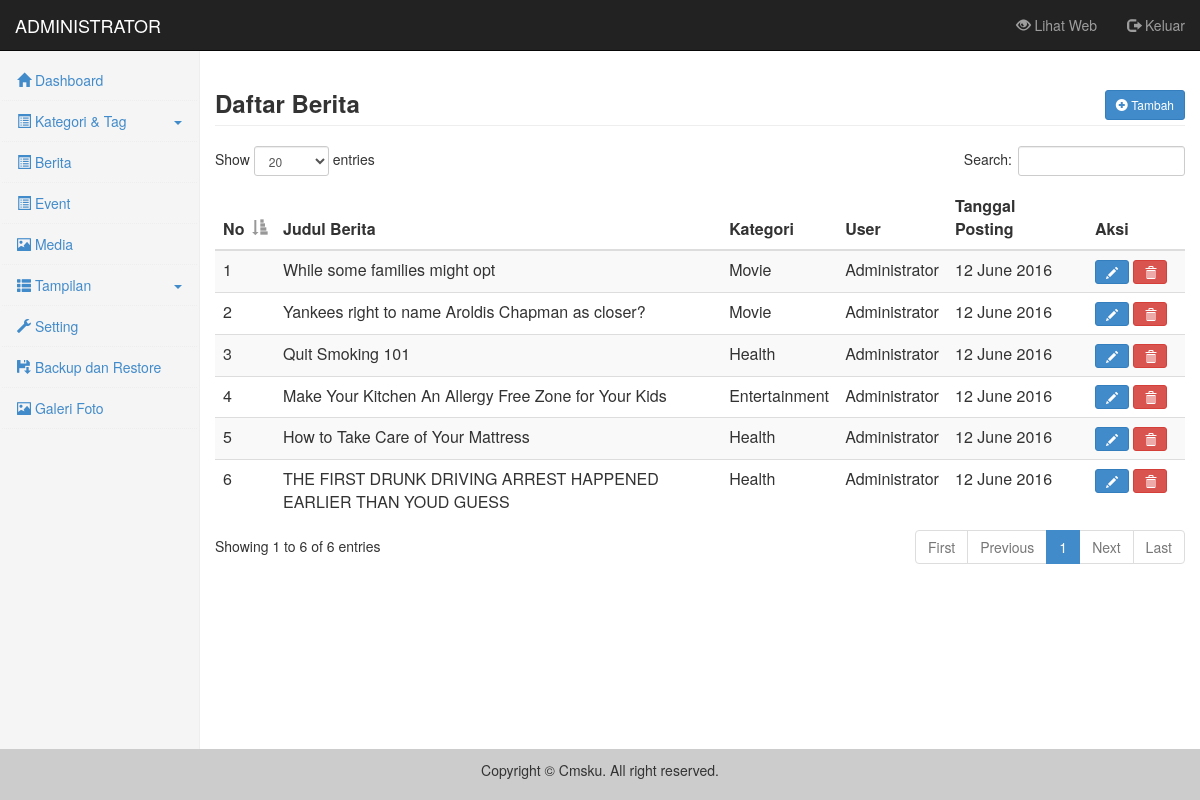
/admin/index.php?content=berita (signed in), run on the app's committed database.
### tables this page shows
CREATE TABLE IF NOT EXISTS `modul` (
`id_modul` int(5) NOT NULL,
  `judul` varchar(50) NOT NULL,
  `folder` varchar(50) NOT NULL,
  `menu` enum('N','Y') NOT NULL,
  `konten` enum('N','Y') NOT NULL,
  `widget` enum('N','Y') NOT NULL,
  `aktif` enum('Y','N') NOT NULL
);

CREATE TABLE IF NOT EXISTS `artikel` (
`id_artikel` int(10) NOT NULL,
  `judul` varchar(255) NOT NULL,
  `judul_seo` varchar(100) NOT NULL,
  `isi` text NOT NULL,
  `gambar` varchar(255) NOT NULL,
  `hari` varchar(20) NOT NULL,
  `tanggal` date NOT NULL,
  `jam` time NOT NULL,
  `id_user` int(5) NOT NULL,
  `kategori` int(5) NOT NULL,
  `tag` varchar(100) NOT NULL,
  `hits` int(10) NOT NULL
);

### library/function_table.php (the view)
<?php
function buka_tabel($judul){
	echo'<div class="table-responsive">
		<table class="table-data table table-striped" width="100%">
		<thead>
			<tr>
				<th style="width: 10px">No</th>';
	foreach($judul as $jdl){
		echo '<th>'.$jdl.'</th>';
	}
	echo'		<th style="width: 60px">Aksi</th>
			</tr>
		</thead>
		<tbody>';
}
function isi_tabel($no, $data, $link, $id, $edit=true, $hapus=true){
	echo'<tr>
			<td valign="top">'.$no.'</td>';
	foreach($data as $dt){
		echo'<td valign="top">'.$dt.'</td>';
	}
	echo'<td valign="top">';
	if($edit){
		echo'<a href="'.$link.'&show=form&id='.$id.'" class="btn btn-primary btn-sm">
				<i class="glyphicon glyphicon-pencil"></i>
			</a> ';
	}
	if($hapus){
		echo'<a href="'.$link.'&show=delete&id='.$id.'" class="btn btn-danger btn-sm">
				<i class="glyphicon glyphicon-trash"></i>
			</a>';
	}
	echo'</td>
		</tr>';
}
function tutup_tabel(){
	echo'		</tbody>
			</table>
		</div>';
}
?>

### library/function_menu.php (shortened to what this page needs)
<?php
function buat_menu($link, $ikon, $judul,  $leveluser=array("admin")){
	foreach($leveluser as $level){
		if($_SESSION['leveluser']==$level) echo'<li><a href="?content='.$link.'"><i class="glyphicon glyphicon-'.$ikon.'"></i> '.$judul.'</a></li>';
	}
}
function buka_dropdown($ikon, $judul, $leveluser=array("admin")){
	foreach($leveluser as $level){
		if($_SESSION['leveluser']==$level)
			echo'<li class="dropdown"><a class="dropdown-toggle" data-toggle="dropdown" href="#">
			<i class="glyphicon glyphicon-'.$ikon.'"></i> '.$judul.' <b class="caret"></b></a>
			<ul class="dropdown-menu">';
	}
}
function tutup_dropdown($leveluser=array("admin")){
	foreach($leveluser as $level){
		if($_SESSION['leveluser']==$level) echo'</ul></li>';
	}
}
?>

### admin/menu_template.php (shortened to what this page needs)
<?php
$admin_author = array("admin", "author");
buat_menu("dashboard", "home", "Dashboard", $admin_author);
buka_dropdown("list-alt", "Kategori & Tag");
tutup_dropdown();
$query = $mysqli->query("SELECT * FROM modul WHERE menu='Y' AND aktif='Y'");
while($data = $query->fetch_array()){
	if(file_exists("../module/$data[folder]/menu.php")){
		include "../module/$data[folder]/menu.php";
	}
}

### admin/content.php (shortened to what this page needs)
<?php
$content = isset($_GET['content']) ? $_GET['content'] : 'dashboard';
$kosong = true;
$page = array('dashboard', 'artikel', 'berita', 'event', 'kategori', 'tag', 'halaman', 'komentar', 'media', 'modul', 'template', 'menu', 'widget', 'layout', 'user', 'setting', 'backuprestore');
foreach($page as $pg){
	if($content == $pg and $kosong){
		include 'content/'.$pg.'.php';
		$kosong = false;
	}
}
?>

### admin/content/berita.php (shortened to what this page needs)
<link href="css/select2.min.css" rel="stylesheet" />
<?php
$show = isset($_GET['show']) ? $_GET['show'] : "";
$link = "?content=berita";
switch ($show) {
    default:
        echo '<h3 class="page-header"><b>Daftar Berita</b>
				<a href="' . $link . '&show=form" class="btn btn-primary btn-sm pull-right top-button">
					<i class="glyphicon glyphicon-plus-sign"></i> Tambah
				</a>
			</h3>';
        buka_tabel(array("Judul Berita", "Kategori", "User", "Tanggal Posting"));
        $no = 1;
        $id_user = $_SESSION['iduser'];
        if ($_SESSION['leveluser'] == "admin") $query = $mysqli->query("SELECT * FROM artikel ORDER BY id_artikel DESC");
        else $query = $mysqli->query("SELECT * FROM artikel WHERE id_user='$id_user' ORDER BY id_artikel");
        while ($data = $query->fetch_array()) {
            $user = $mysqli->query("SELECT nama_lengkap FROM user where id_user='$data[id_user]'");
            $us = $user->fetch_array();
            $kategori = $mysqli->query("SELECT * FROM kategori where id_kategori='$data[kategori]'");
            $kat = $kategori->fetch_array();
            $tanggal = print_tanggal($data['tanggal']);
            isi_tabel($no, array($data['judul'], $kat['kategori'], $us['nama_lengkap'], $tanggal), $link, $data['id_artikel']);
            $no++;
        }
        tutup_tabel();
        break;
}
?>

### admin/css/style.css (style rules this page uses)
.sidebar li { border-bottom: 1px dotted #eee; }
.sidebar .caret { float: right; display: inline-block; margin-top: 10px; }

### data on the page
modul: judul "Galeri Foto"
artikel: no "1", dt "While some families might opt", dt "Movie", dt "Administrator", dt "12 June 2016"
artikel: no "2", dt "Yankees right to name Aroldis Chapman as closer?", dt "Movie", dt "Administrator", dt "12 June 2016"
artikel: no "3", dt "Quit Smoking 101", dt "Health", dt "Administrator", dt "12 June 2016"
artikel: no "4", dt "Make Your Kitchen An Allergy Free Zone for Your Kids", dt "Entertainment", dt "Administrator", dt "12 June 2016"
artikel: no "5", dt "How to Take Care of Your Mattress", dt "Health", dt "Administrator", dt "12 June 2016"
artikel: no "6", dt "THE FIRST DRUNK DRIVING ARREST HAPPENED EARLIER THAN YOUD GUESS", dt "Health", dt "Administrator", dt "12 June 2016"

### other printed values
$judul "Dashboard"
$judul "Kategori & Tag"
$judul "Berita"
$judul "Event"
$judul "Media"
$judul "Tampilan"
$judul "Setting"
$judul "Backup dan Restore"
$jdl "Judul Berita"
$jdl "Kategori"
$jdl "User"
$jdl "Tanggal Posting"
